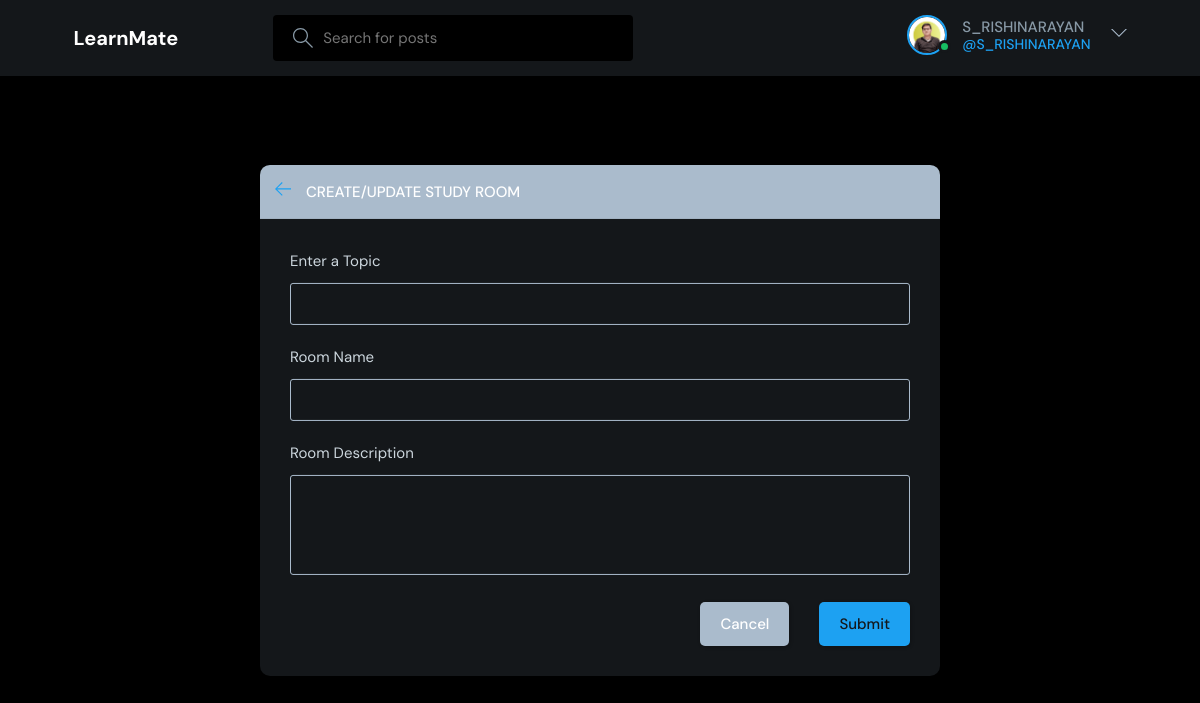
Screenshot of /create-room/ (signed in) with the database file from the repository.
### base/models.py (models this page shows)
class User(AbstractUser):
    name = models.CharField(max_length=200, null=True)
    email = models.EmailField(unique=True, null=True)
    bio = models.TextField(null=True)
    avatar = models.ImageField(null=True, default="avatar.svg")
    USERNAME_FIELD = 'email'
    REQUIRED_FIELDS = []

### base/views.py (the view, shortened to what this page needs)
# urls.py: path('create-room/', views.createRoom, name="create-room"),
@login_required(login_url='login')
def createRoom(request):
    form = RoomForm()
    topics = Topic.objects.all()
    context = {'form': form, 'topics': topics}
    return render(request, 'base/room_form.html', context)

### base/forms.py
class RoomForm(ModelForm):
    class Meta:
        model = Room
        fields = '__all__'
        exclude = ['host', 'participants']

### base/templates/base/room_form.html (shortened to what this page needs)
{% extends 'main.html' %}
{% block content %}
<main class="create-room layout">
  <div class="container">
    <div class="layout__box">
      <div class="layout__boxHeader">
        <div class="layout__boxTitle">
          <a href="{{request.META.HTTP_REFERER}}">
            <svg version="1.1" xmlns="http://www.w3.org/2000/svg" width="32" height="32" viewBox="0 0 32 32">
              <title>arrow-left</title>
              <path
                d="M13.723 2.286l-13.723 13.714 13.719 13.714 1.616-1.611-10.96-10.96h27.625v-2.286h-27.625l10.965-10.965-1.616-1.607z">
              </path>
            </svg>
          </a>
          <h3>Create/Update Study Room</h3>
        </div>
      </div>
      <div class="layout__body">
        <form class="form" action="" method="POST">
          <div class="form__group">
            <label for="room_topic">Enter a Topic</label>
            <input required type="text" value="{{room.topic.name}}" name="topic" list="topic-list" />
          </div>
          <div class="form__group">
            <label for="room_name">Room Name</label>
            {{form.name}}
          </div>
          <div class="form__group">
            <label for="room_description">Room Description</label>
            {{form.description}}
          </div>
          <div class="form__action">
            <a class="btn btn--dark" href="{{request.META.HTTP_REFERER}}">Cancel</a>
            <button class="btn btn--main" type="submit">Submit</button>
          </div>
        </form>
      </div>
    </div>
  </div>
</main>
{% endblock content %}

### templates/navbar.html (shortened to what this page needs)
{% load static %}
<header class="header header--loggedIn">
    <div class="container">
        <a href="{% url 'home' %}" class="header__logo">
            <h1>LearnMate</h1>
        </a>
        <form class="header__search" method="GET" action="{% url 'home' %}">
            <label>
                <input name="q" placeholder="Search for posts" />
            </label>
        </form>
        <nav class="header__menu">
            {% if request.user.is_authenticated %}
            <div class="header__user">
                <a href="{% url 'update-user' %}">
                    <div class="avatar avatar--medium active">
                        <img src="{{request.user.avatar.url}}" />
                    </div>
                    <p>{{request.user.username}} <span>@{{request.user.username}}</span></p>
                </a>
                <button class="dropdown-button">
                    <svg version="1.1" xmlns="http://www.w3.org/2000/svg" width="32" height="32" viewBox="0 0 32 32">
                        <title>chevron-down</title>
                        <path d="M16 21l-13-13h-3l16 16 16-16h-3l-13 13z"></path>
                    </svg>
                </button>
            </div>
            {% else %}
            <a href="{% url 'login' %}">
                <img src="{% static 'images/avatar.svg' %}" />
                <p>Login</p>
            </a>
            {% endif %}
        </nav>
    </div>
</header>

### rows the page displays
User: user.avatar (picture), user.username "S_RISHINARAYAN"
